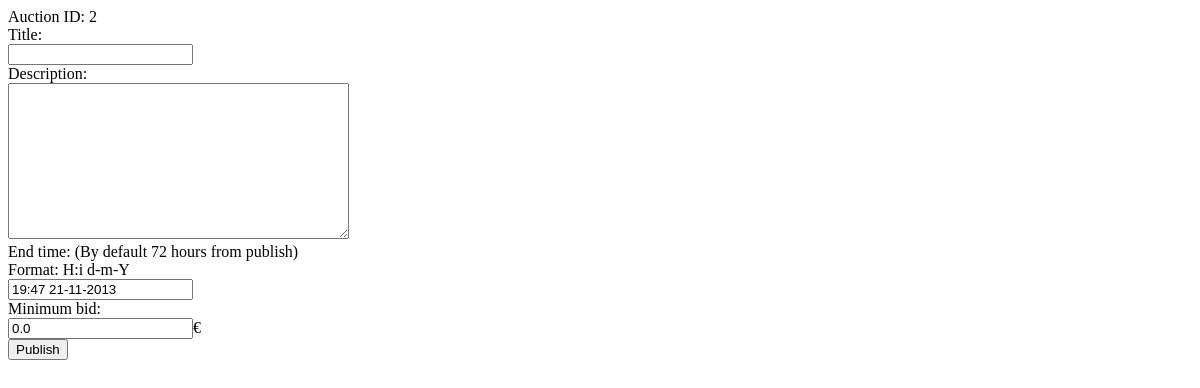
/editauction/2/, run on an earlier commit of the app's database.
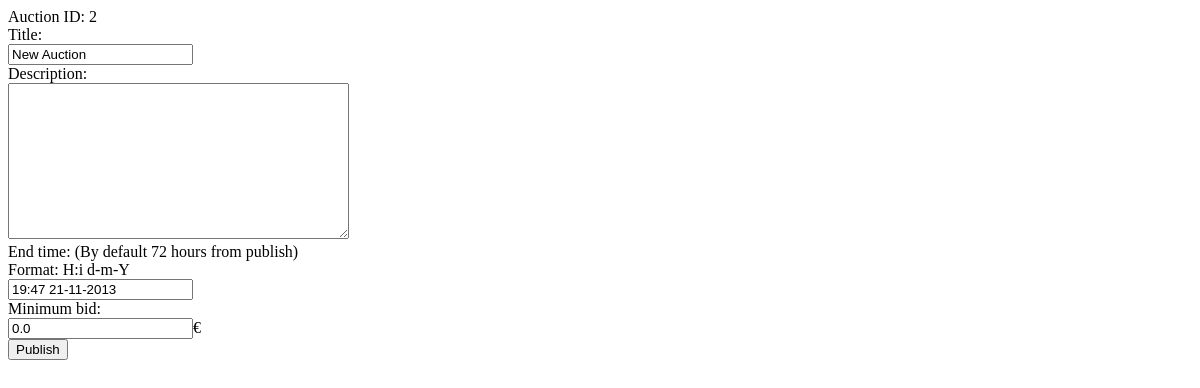
And on a later commit of the database.
### AuctionApp/models.py (models this page shows, shortened)
class Auction (models.Model):
    id = models.AutoField(primary_key=True)
    ownerid = models.ForeignKey(User)
    starttime = models.DateTimeField(default=datetime.now(), blank=True)
    endtime = models.DateTimeField(default=datetime.now(), blank=True)
    title = models.CharField(max_length=30, default="New Auction")
    content = models.TextField()
    version = models.IntegerField(default=0)
    min_price = models.FloatField(default=0.00)
    is_active = models.BooleanField(default=False)
    is_locked = models.BooleanField(default=False)
    latest_bid_by = models.CharField(max_length=30)

### AuctionApp/views.py (the view)
def edit_auction(request, auction_id):
    auction = Auction.objects.get(id=auction_id)
    tmp_endtime = datetime.now() + timedelta(hours=72)
    return render_to_response("edit_auction.html",
                              {'auction': auction, 'possible_endtime': tmp_endtime
                              }, context_instance=RequestContext(request))

### templates/edit_auction.html (shortened to what this page needs)
{% include "head.html" %}
{% include "body.html" %}
<article>
	<div id="content">
	    <form action="/addauction/" method="post">
            <label>Auction ID: {{ auction.id }} </label><br>
            <label>Title: </label><br>
            <input type="text" name="title" value="{{ auction.title }}" /><br>
            <label>Description: </label><br>
            <textarea rows="10" cols="40" name="content">{{ auction.content }}</textarea>
             <br>
            <label>End time: (By default 72 hours from publish)<br>
            Format: H:i d-m-Y</label><br>
            <input type="text" name="endtime" value="{{ possible_endtime|date:'H:i d-m-Y' }}" /><br>
            <label>Minimum bid: </label><br>
            <input type="text" name="min_price" value="{{ auction.min_price }}" />€<br>
            <input type="submit" value="Publish">
        </form>
</article>
{% include "footer.html" %}

What changed in the data, as far as the page shows it:
changed Auction id 2: title (not shown) → "New Auction"
